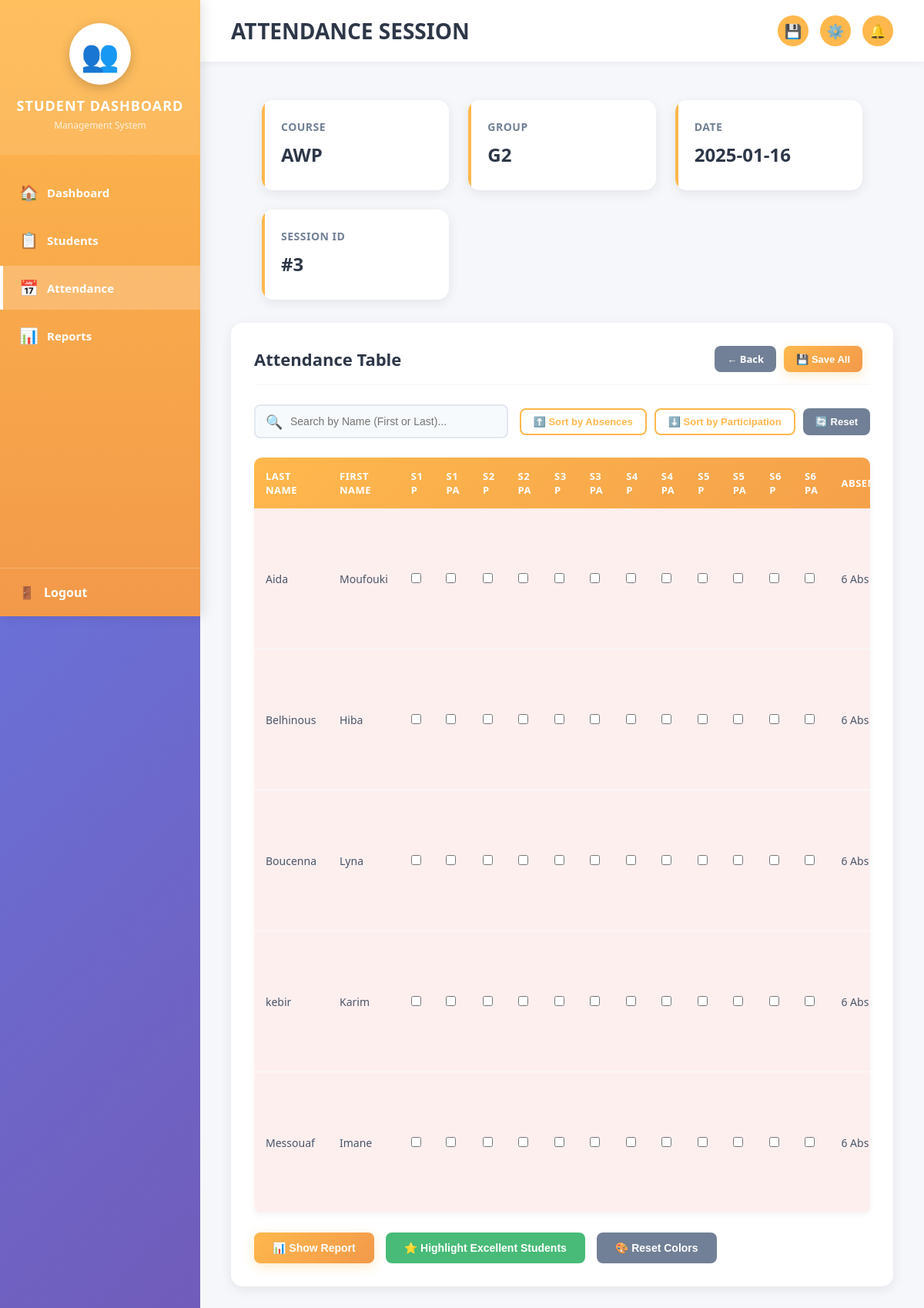
Before: /attendance.php?session_id=3 with the older database file.
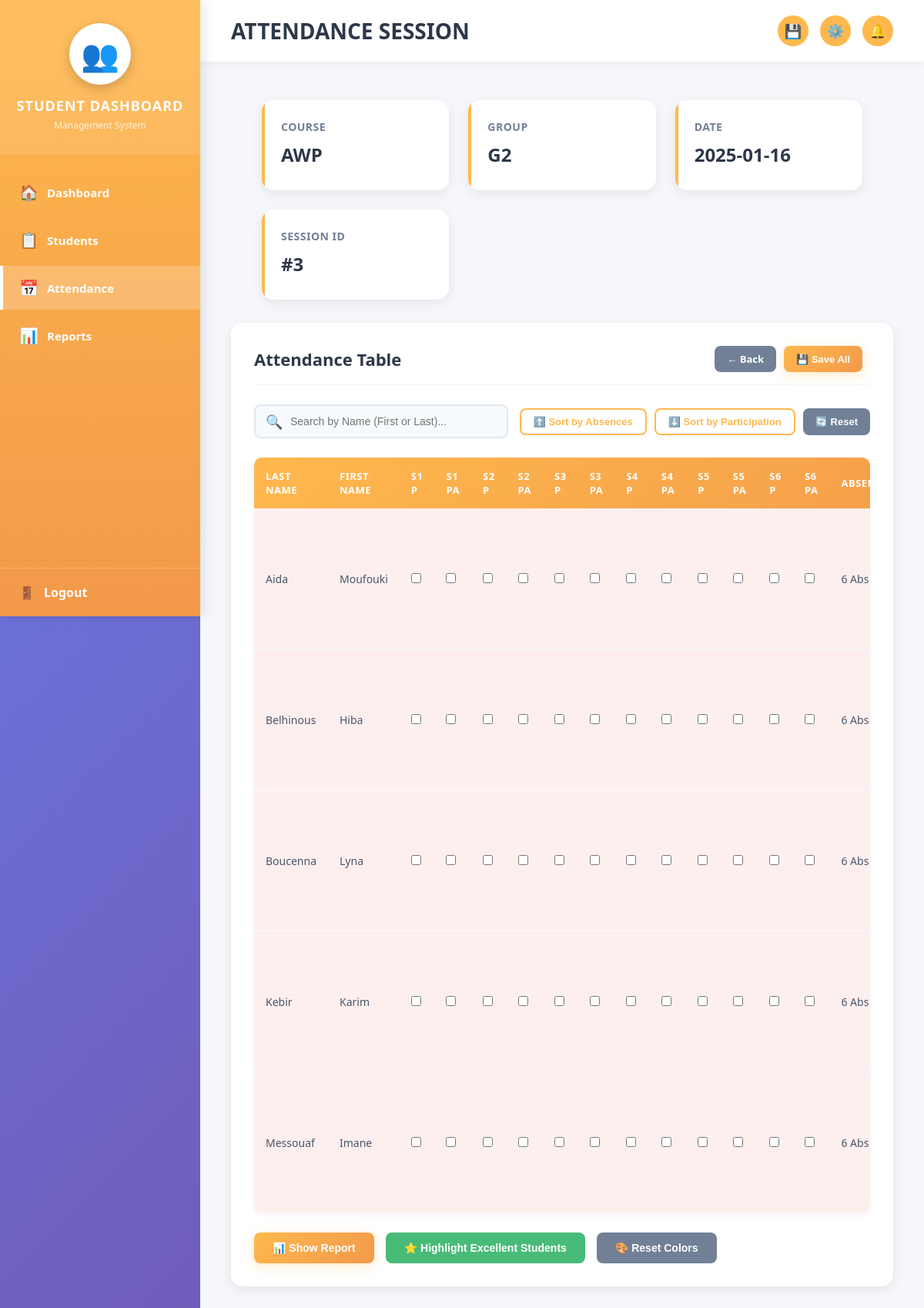
After: the same page with the newer database file.
### tables this page shows
CREATE TABLE IF NOT EXISTS students (
    id INT AUTO_INCREMENT PRIMARY KEY,
    fullname VARCHAR(255) NOT NULL,
    matricule VARCHAR(50) NOT NULL UNIQUE,
    email VARCHAR(255) NOT NULL,
    group_id VARCHAR(50) NOT NULL,
    created_at TIMESTAMP DEFAULT CURRENT_TIMESTAMP,
    updated_at TIMESTAMP DEFAULT CURRENT_TIMESTAMP ON UPDATE CURRENT_TIMESTAMP,
    INDEX idx_matricule (matricule),
    INDEX idx_group (group_id),
    INDEX idx_email (email)
);

### attendance.php (the view, shortened to what the changed rows need)
<?php
$conn = getConnection();
$students = [];
$attendanceMap = [];
$sessionError = '';
if (!$sessionError && $conn) {
    try {
        $stmt = $conn->query("SELECT id, fullname, matricule, group_id FROM students ORDER BY fullname ASC");
        $students = $stmt->fetchAll(PDO::FETCH_ASSOC);
    } catch (PDOException $e) {
        $sessionError = 'Database error: ' . $e->getMessage();
    }
}
?>
<!DOCTYPE html>
<html lang="en">
<head>
    <link rel="stylesheet" href="style.css" />
</head>
<body>
<div class="main-content">
    <div class="topbar">
        <h1>ATTENDANCE SESSION</h1>
    </div>
    <div class="content-section">
        <?php if ($sessionError): ?>
            <div class="message error">
                ⚠️ <?= htmlspecialchars($sessionError) ?><br>
                <a href="sessions.php" style="color:#742A2A; text-decoration:underline;">Go back to Sessions</a>
            </div>
        <?php else: ?>
        <div class="card">
            <div class="card-header">
                <h2 class="card-title">Attendance Table</h2>
            </div>
            <div class="table-container">
                <table class="table" id="attendanceTable">
                    <thead>
                        <tr>
                            <th>Last Name</th>
                            <th>First Name</th>
                            <?php for ($i=1;$i<=6;$i++): ?>
                                <th>S<?= $i ?> P</th>
                                <th>S<?= $i ?> Pa</th>
                            <?php endfor; ?>
                            <th>Absences</th>
                        </tr>
                    </thead>
                    <tbody id="attendanceBody">
                        <?php if (empty($students)): ?>
                            <tr>
                                <td colspan="18" class="empty-state">
                                    <div class="empty-state-icon">📭</div>
                                    <p>No students in database. <a href="students.php">Add students first</a></p>
                                </td>
                            </tr>
                        <?php else: ?>
                            <?php foreach ($students as $student):
                                $nameParts = explode(' ', $student['fullname'], 2);
                                $last = $nameParts[0] ?? '';
                                $first = $nameParts[1] ?? '';
                                $rec = $attendanceMap[$student['id']] ?? null;
                                $presentFromDb = $rec && $rec['status'] === 'present';
                                $partFromDb = $rec && (int)$rec['participated'] === 1;
                            ?>
                            <tr data-student-id="<?= (int)$student['id'] ?>"
                                data-matricule="<?= htmlspecialchars($student['matricule']) ?>"
                                data-lastname="<?= htmlspecialchars(strtolower($last)) ?>"
                                data-firstname="<?= htmlspecialchars(strtolower($first)) ?>">
                                <td><?= htmlspecialchars($last) ?></td>
                                <td><?= htmlspecialchars($first) ?></td>
                                <?php for ($j=0;$j<6;$j++): ?>
                                    <td>
                                        <input type="checkbox" class="present-check" data-session="<?= $j ?>"
                                            <?= $presentFromDb ? 'checked' : '' ?>>
                                    </td>
                                    <td>
                                        <input type="checkbox" class="participated-check" data-session="<?= $j ?>"
                                            <?= $partFromDb ? 'checked' : '' ?>>
                                    </td>
                                <?php endfor; ?>
                                <td class="absences-count">0 Abs</td>
                            </tr>
                            <?php endforeach; ?>
                        <?php endif; ?>
                    </tbody>
                </table>
            </div>
        </div>
        <?php endif; ?>
    </div>
</div>
</body>
</html>

Changed rows visible on the page:
changed students "Karim": fullname "kebir" → "Kebir"
